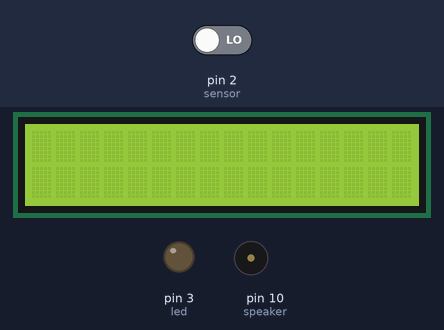
Recording of a sketch running on a simulated Arduino Uno, built with avr-gcc and run on an emulated ATmega328P. Shown: 16×2 character LCD, output pins drawn as LEDs (lit = HIGH), buzzer (waves = sounding, pin HIGH). The inputs (shaded band) are chosen by the test bench; at power-on: pin 2 (sensor) LOW.

Above: at 1.2 s.
1.3 s: pin 2 (sensor) driven HIGH
At 1.9 s:
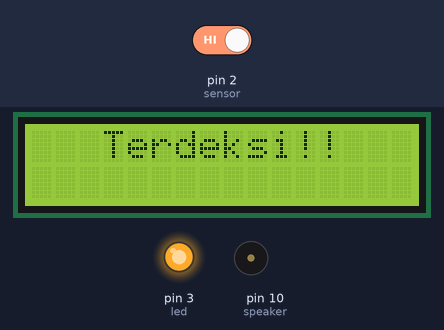
3.0 s: pin 2 (sensor) driven LOW
At 3.15 s:
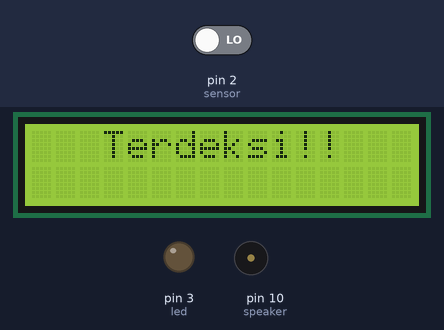
At 4.5 s:
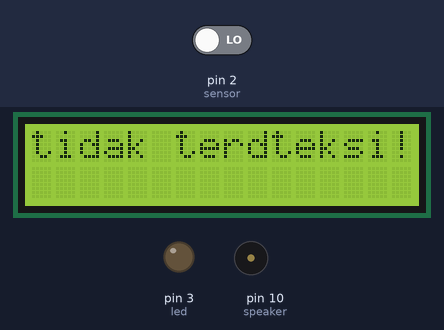
Timing chart, 0 to 6.0 s (numbered marks = the images above; inputs shaded):
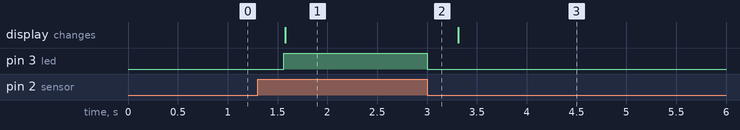

Measured:
- after the input at 1.3 s, pin 3 (led): LOW → HIGH after 0.26 s; the display: changes after 0.28 s (image 1)
- after the input at 3.0 s, pin 3 (led): HIGH → LOW at once

The sketch:

sensor_gerak.ino
```cpp
#include <LiquidCrystal_I2C.h>
LiquidCrystal_I2C lcd(0x27 ,2,1,0,4,5,6,7,3, POSITIVE);

int led = 3;
int sensor = 2;
int pirState = LOW;
int val = 0;
int speaker = 10;

void setup() {
  pinMode(led, OUTPUT);
  pinMode(sensor, INPUT);
  pinMode(speaker, OUTPUT);
  lcd.begin(16,2);
}
void loop(){
  val = digitalRead(sensor);
  if (val == HIGH) {
    digitalWrite(led, HIGH);

    if (pirState == LOW) {
      lcd.setCursor(0,0);
      lcd.print("   Terdeksi!!   ");
      pirState = HIGH;
    }
  } else {
      digitalWrite(led, LOW);
      playTone(0, 0);
      delay(300);
      if (pirState == HIGH){
            lcd.setCursor(0,0);
            lcd.print("tidak terdteksi!");
      pirState = LOW;
    }
  }
}
// Durasi msecs dalam, hertz Frekuensi
void playTone(long duration, int freq) {
    duration *= 1000;
    int period = (1.0 / freq) * 1000000;
    long elapsed_time = 0;
    while (elapsed_time < duration) {
        digitalWrite(speaker,HIGH);
        delayMicroseconds(period / 2);
        digitalWrite(speaker, LOW);
        delayMicroseconds(period / 2);
        elapsed_time += (period);
    }
}
```
